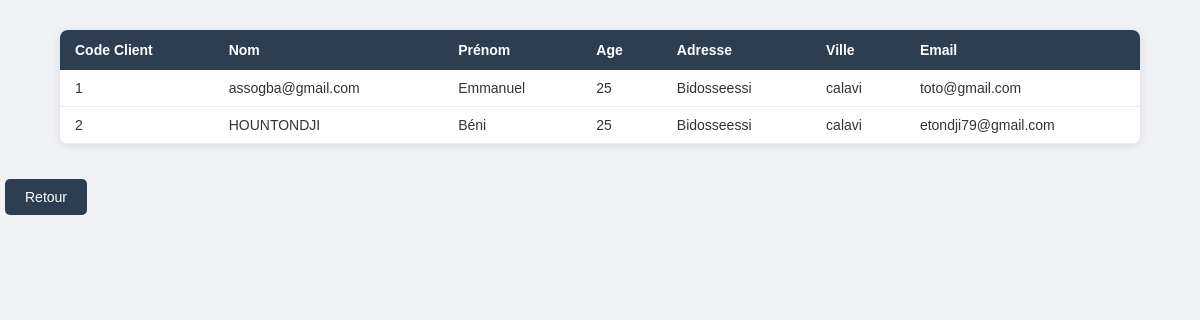
Page /voirclient.php (signed in) on the committed database.
### tables this page shows
CREATE TABLE IF NOT EXISTS `client` (
  `id_client` int unsigned NOT NULL AUTO_INCREMENT,
  `nom` text NOT NULL,
  `prenom` text NOT NULL,
  `age` int NOT NULL,
  `adresse` varchar(50) NOT NULL,
  `ville` text NOT NULL,
  `mail` varchar(50) NOT NULL,
  PRIMARY KEY (`id_client`)
);

### voirclient.php (the view, shortened to what this page needs)
<?php
include_once "config.php";
if (!isset($_SESSION['user_id'])) {
    header("location: index.php");
    exit();
} else {
    $req = $idcom->prepare("SELECT * FROM client");
    $req->execute();
    $prod = $req->fetchAll();
}
?>
<!DOCTYPE html>
<html lang="en">
<head>
    <link rel="stylesheet" href="style.css">
</head>
<body>
    <table>
        <tr>
            <th>Code Client</th>
            <th>Nom</th>
            <th>Prénom</th>
            <th>Age</th>
            <th>Adresse</th>
            <th>Ville</th>
            <th>Email</th>
        </tr>
        <?php
        foreach ($prod as $p) {
            echo "
                <tr>
                    <td>" . $p['id_client'] . "</td>
                    <td>" . $p['nom'] . "</td>
                    <td>" . $p['prenom'] . "</td>
                    <td>" . $p['age'] . "</td>
                    <td>" . $p['adresse'] . "</td>
                    <td>" . $p['ville'] . "</td>
                    <td>" . $p['mail'] . "</td>
                </tr>";
        }
        ?>
    </table>
    <button type="button" onclick="window.location.href='accueil.php'">Retour</button>
</body>
</html>

### style.css (style rules this page uses)
* { margin: 0; padding: 0; box-sizing: border-box; }
body { font-family: Arial, sans-serif; background-color: #f0f2f5; color: #333; }
button { padding: 10px 20px; background-color: #2c3e50; color: white; border: none; border-radius: 5px; font-size: 14px; cursor: pointer; margin: 5px; }
table { width: 90%; margin: 30px auto; border-collapse: collapse; background: white; border-radius: 8px; overflow: hidden; box-shadow: 0 2px 10px rgba(0,0,0,0.1); }
th { background-color: #2c3e50; color: white; padding: 12px 15px; text-align: left; font-size: 14px; }
td { padding: 10px 15px; font-size: 14px; border-bottom: 1px solid #eee; }

### rows in the picture
client: id_client "1", nom "assogba@gmail.com", prenom "Emmanuel", age "25", adresse "Bidosseessi", ville "calavi", mail "toto@gmail.com"
client: id_client "2", nom "HOUNTONDJI", prenom "Béni", age "25", adresse "Bidosseessi", ville "calavi", mail "etondji79@gmail.com"
